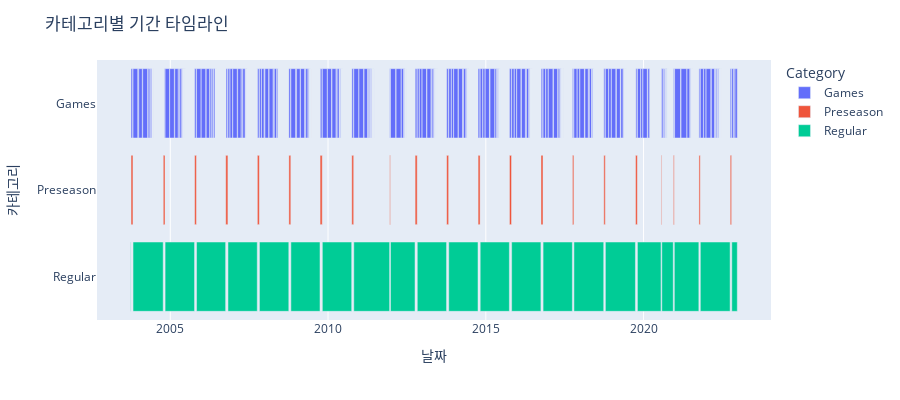

Source (notebook cell):
### Code cell
import plotly.express as px

dates_data = pd.DataFrame(dates_data)

# 타임라인 차트
fig = px.timeline(
    dates_data,
    x_start="Start",
    x_end="End",
    y="Category",
    color="Category"
)

fig.update_layout(
    title="카테고리별 기간 타임라인",
    xaxis_title="날짜",
    yaxis_title="카테고리",
    width=900,
    height=400
)

fig.show()

### Figure 1 — Plotly figure (JSON) as saved in the notebook; plotly's stock layout.template omitted (floating-point values rounded to 4 significant figures; data arrays with more than 128 entries replaced by an {"elided": "..."} marker saying what was removed)
{"data": [{"base": {"elided": "302 str values"}, "hovertemplate": "Category=%{y}<br>Start=%{base}<br>End=%{x}<extra></extra>", "legendgroup": "Games", "marker": {"color": "#636efa", "pattern": {"shape": ""}}, "name": "Games", "orientation": "h", "showlegend": true, "textposition": "auto", "type": "bar", "x": {"elided": "302 int values"}, "xaxis": "x", "y": {"elided": "302 str values"}, "yaxis": "y"}, {"base": ["2003-10-05T00:00:00.000000000", "2004-10-12T00:00:00.000000000", "2005-10-10T00:00:00.000000000", "2006-10-05T00:00:00.000000000", "2007-10-06T00:00:00.000000000", "2008-10-05T00:00:00.000000000", "2009-10-01T00:00:00.000000000", "2010-10-03T00:00:00.000000000", "2011-12-16T00:00:00.000000000", "2012-10-05T00:00:00.000000000", "2013-10-05T00:00:00.000000000", "2014-10-04T00:00:00.000000000", "2015-10-02T00:00:00.000000000", "2016-10-01T00:00:00.000000000", "2017-09-30T00:00:00.000000000", "2018-09-28T00:00:00.000000000", "2019-09-30T00:00:00.000000000", "2020-07-22T00:00:00.000000000", "2020-12-11T00:00:00.000000000", "2021-10-03T00:00:00.000000000", "2022-09-30T00:00:00.000000000"], "hovertemplate": "Category=%{y}<br>Start=%{base}<br>End=%{x}<extra></extra>", "legendgroup": "Preseason", "marker": {"color": "#EF553B", "pattern": {"shape": ""}}, "name": "Preseason", "orientation": "h", "showlegend": true, "textposition": "auto", "type": "bar", "x": [1900800000, 1728000000, 1814400000, 2160000000, 1987200000, 1900800000, 2160000000, 1900800000, 691200000, 2073600000, 1987200000, 1987200000, 2073600000, 1987200000, 1382400000, 1468800000, 1814400000, 604800000, 864000000, 1296000000, 1382400000], "xaxis": "x", "y": ["Preseason", "Preseason", "Preseason", "Preseason", "Preseason", "Preseason", "Preseason", "Preseason", "Preseason", "Preseason", "Preseason", "Preseason", "Preseason", "Preseason", "Preseason", "Preseason", "Preseason", "Preseason", "Preseason", "Preseason", "Preseason"], "yaxis": "y"}, {"base": ["2003-10-01T00:00:00.000000000", "2003-10-28T00:00:00.000000000", "2004-11-02T00:00:00.000000000", "2005-11-01T00:00:00.000000000", "2006-10-31T00:00:00.000000000", "2007-10-30T00:00:00.000000000", "2008-10-28T00:00:00.000000000", "2009-10-27T00:00:00.000000000", "2010-10-26T00:00:00.000000000", "2011-12-25T00:00:00.000000000", "2012-10-30T00:00:00.000000000", "2013-10-29T00:00:00.000000000", "2014-10-28T00:00:00.000000000", "2015-10-27T00:00:00.000000000", "2016-10-25T00:00:00.000000000", "2017-10-17T00:00:00.000000000", "2018-10-16T00:00:00.000000000", "2019-10-22T00:00:00.000000000", "2020-07-30T00:00:00.000000000", "2020-12-22T00:00:00.000000000", "2021-10-19T00:00:00.000000000", "2022-10-18T00:00:00.000000000"], "hovertemplate": "Category=%{y}<br>Start=%{base}<br>End=%{x}<extra></extra>", "legendgroup": "Regular", "marker": {"color": "#00cc96", "pattern": {"shape": ""}}, "name": "Regular", "orientation": "h", "showlegend": true, "textposition": "auto", "type": "bar", "x": [259200000, 30153600000, 29462400000, 29116800000, 29289600000, 29376000000, 29116800000, 29376000000, 35856000000, 24537600000, 29289600000, 29289600000, 29203200000, 29289600000, 29289600000, 29808000000, 30067200000, 23587200000, 11491200000, 24537600000, 29808000000, 5529600000], "xaxis": "x", "y": ["Regular", "Regular", "Regular", "Regular", "Regular", "Regular", "Regular", "Regular", "Regular", "Regular", "Regular", "Regular", "Regular", "Regular", "Regular", "Regular", "Regular", "Regular", "Regular", "Regular", "Regular", "Regular"], "yaxis": "y"}], "layout": {"barmode": "overlay", "height": 400, "legend": {"title": {"text": "Category"}, "tracegroupgap": 0}, "margin": {"t": 60}, "title": {"text": "카테고리별 기간 타임라인"}, "width": 900, "xaxis": {"anchor": "y", "domain": [0, 1], "title": {"text": "날짜"}, "type": "date"}, "yaxis": {"anchor": "x", "categoryarray": ["Regular", "Preseason", "Games"], "categoryorder": "array", "domain": [0, 1], "title": {"text": "카테고리"}}}}
